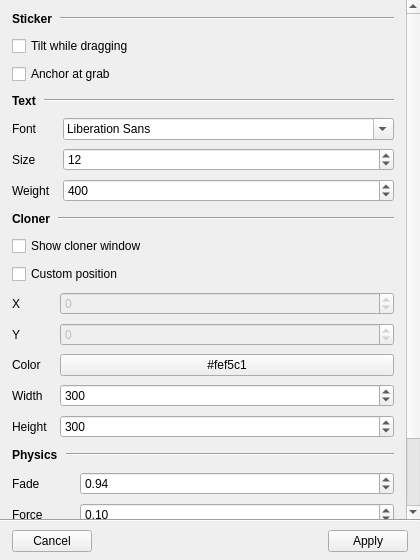
<?xml version="1.0" encoding="UTF-8"?>
<ui version="4.0">
 <class>ConfigWindow</class>
 <widget class="QMainWindow" name="ConfigWindow">
  <property name="geometry">
   <rect>
    <x>0</x>
    <y>0</y>
    <width>420</width>
    <height>560</height>
   </rect>
  </property>
  <property name="minimumSize">
   <size>
    <width>340</width>
    <height>320</height>
   </size>
  </property>
  <property name="windowTitle">
   <string>StickyNotes settings</string>
  </property>
  <widget class="QWidget" name="centralwidget">
   <layout class="QVBoxLayout" name="mainLayout">
    <property name="spacing">
     <number>0</number>
    </property>
    <property name="leftMargin">
     <number>0</number>
    </property>
    <property name="topMargin">
     <number>0</number>
    </property>
    <property name="rightMargin">
     <number>0</number>
    </property>
    <property name="bottomMargin">
     <number>0</number>
    </property>
    <item>
     <widget class="QScrollArea" name="scrollArea">
      <property name="frameShape">
       <enum>QFrame::NoFrame</enum>
      </property>
      <property name="widgetResizable">
       <bool>true</bool>
      </property>
      <widget class="QWidget" name="scrollAreaWidgetContents">
       <layout class="QVBoxLayout" name="scrollLayout">
        <property name="spacing">
         <number>10</number>
        </property>
        <property name="leftMargin">
         <number>12</number>
        </property>
        <property name="topMargin">
         <number>12</number>
        </property>
        <property name="rightMargin">
         <number>12</number>
        </property>
        <property name="bottomMargin">
         <number>12</number>
        </property>
        <item>
         <layout class="QHBoxLayout" name="stickerHeader">
          <property name="spacing">
           <number>8</number>
          </property>
          <item>
           <widget class="QLabel" name="stickerLabel">
            <property name="font">
             <font>
              <bold>true</bold>
             </font>
            </property>
            <property name="text">
             <string>Sticker</string>
            </property>
           </widget>
          </item>
          <item>
           <widget class="QFrame" name="stickerLine">
            <property name="sizePolicy">
             <sizepolicy hsizetype="Expanding" vsizetype="Fixed">
              <horstretch>1</horstretch>
              <verstretch>0</verstretch>
             </sizepolicy>
            </property>
            <property name="frameShape">
             <enum>QFrame::HLine</enum>
            </property>
            <property name="frameShadow">
             <enum>QFrame::Sunken</enum>
            </property>
           </widget>
          </item>
         </layout>
        </item>
        <item>
         <layout class="QFormLayout" name="stickerForm">
          <property name="horizontalSpacing">
           <number>12</number>
          </property>
          <property name="verticalSpacing">
           <number>8</number>
          </property>
          <item row="0" column="0" colspan="2">
           <widget class="QCheckBox" name="rotationCheck">
            <property name="toolTip">
             <string>Tilt the sticker while it is dragged.</string>
            </property>
            <property name="text">
             <string>Tilt while dragging</string>
            </property>
           </widget>
          </item>
          <item row="1" column="0" colspan="2">
           <widget class="QCheckBox" name="anchorCheck">
            <property name="toolTip">
             <string>Hinge the tilt at the grabbed point.</string>
            </property>
            <property name="text">
             <string>Anchor at grab</string>
            </property>
           </widget>
          </item>
         </layout>
        </item>
        <item>
         <layout class="QHBoxLayout" name="textHeader">
          <property name="spacing">
           <number>8</number>
          </property>
          <item>
           <widget class="QLabel" name="textLabel">
            <property name="font">
             <font>
              <bold>true</bold>
             </font>
            </property>
            <property name="text">
             <string>Text</string>
            </property>
           </widget>
          </item>
          <item>
           <widget class="QFrame" name="textLine">
            <property name="sizePolicy">
             <sizepolicy hsizetype="Expanding" vsizetype="Fixed">
              <horstretch>1</horstretch>
              <verstretch>0</verstretch>
             </sizepolicy>
            </property>
            <property name="frameShape">
             <enum>QFrame::HLine</enum>
            </property>
            <property name="frameShadow">
             <enum>QFrame::Sunken</enum>
            </property>
           </widget>
          </item>
         </layout>
        </item>
        <item>
         <layout class="QFormLayout" name="textForm">
          <property name="horizontalSpacing">
           <number>12</number>
          </property>
          <property name="verticalSpacing">
           <number>8</number>
          </property>
          <item row="0" column="0">
           <widget class="QLabel" name="familyLabel">
            <property name="text">
             <string>Font</string>
            </property>
           </widget>
          </item>
          <item row="0" column="1">
           <widget class="QFontComboBox" name="fontCombo">
            <property name="toolTip">
             <string>Empty family means the system font.</string>
            </property>
           </widget>
          </item>
          <item row="1" column="0">
           <widget class="QLabel" name="sizeLabel">
            <property name="text">
             <string>Size</string>
            </property>
           </widget>
          </item>
          <item row="1" column="1">
           <widget class="QSpinBox" name="sizeSpin">
            <property name="toolTip">
             <string>Font size in points.</string>
            </property>
            <property name="minimum">
             <number>1</number>
            </property>
            <property name="maximum">
             <number>200</number>
            </property>
            <property name="value">
             <number>12</number>
            </property>
           </widget>
          </item>
          <item row="2" column="0">
           <widget class="QLabel" name="weightLabel">
            <property name="text">
             <string>Weight</string>
            </property>
           </widget>
          </item>
          <item row="2" column="1">
           <widget class="QSpinBox" name="weightSpin">
            <property name="toolTip">
             <string>100..900, QFont::Weight.</string>
            </property>
            <property name="minimum">
             <number>100</number>
            </property>
            <property name="maximum">
             <number>900</number>
            </property>
            <property name="singleStep">
             <number>100</number>
            </property>
            <property name="value">
             <number>400</number>
            </property>
           </widget>
          </item>
         </layout>
        </item>
        <item>
         <layout class="QHBoxLayout" name="clonerHeader">
          <property name="spacing">
           <number>8</number>
          </property>
          <item>
           <widget class="QLabel" name="clonerLabel">
            <property name="font">
             <font>
              <bold>true</bold>
             </font>
            </property>
            <property name="text">
             <string>Cloner</string>
            </property>
           </widget>
          </item>
          <item>
           <widget class="QFrame" name="clonerLine">
            <property name="sizePolicy">
             <sizepolicy hsizetype="Expanding" vsizetype="Fixed">
              <horstretch>1</horstretch>
              <verstretch>0</verstretch>
             </sizepolicy>
            </property>
            <property name="frameShape">
             <enum>QFrame::HLine</enum>
            </property>
            <property name="frameShadow">
             <enum>QFrame::Sunken</enum>
            </property>
           </widget>
          </item>
         </layout>
        </item>
        <item>
         <layout class="QFormLayout" name="clonerForm">
          <property name="horizontalSpacing">
           <number>12</number>
          </property>
          <property name="verticalSpacing">
           <number>8</number>
          </property>
          <item row="0" column="0" colspan="2">
           <widget class="QCheckBox" name="enabledCheck">
            <property name="toolTip">
             <string>Without the cloner a sticker is created by double clicking the tray icon.</string>
            </property>
            <property name="text">
             <string>Show cloner window</string>
            </property>
           </widget>
          </item>
          <item row="1" column="0" colspan="2">
           <widget class="QCheckBox" name="customPositionCheck">
            <property name="toolTip">
             <string>Remember the cloner position instead of the bottom right corner of the primary screen.</string>
            </property>
            <property name="text">
             <string>Custom position</string>
            </property>
           </widget>
          </item>
          <item row="2" column="0">
           <widget class="QLabel" name="xLabel">
            <property name="text">
             <string>X</string>
            </property>
           </widget>
          </item>
          <item row="2" column="1">
           <widget class="QSpinBox" name="xSpin">
            <property name="enabled">
             <bool>false</bool>
            </property>
            <property name="minimum">
             <number>-10000</number>
            </property>
            <property name="maximum">
             <number>10000</number>
            </property>
           </widget>
          </item>
          <item row="3" column="0">
           <widget class="QLabel" name="yLabel">
            <property name="text">
             <string>Y</string>
            </property>
           </widget>
          </item>
          <item row="3" column="1">
           <widget class="QSpinBox" name="ySpin">
            <property name="enabled">
             <bool>false</bool>
            </property>
            <property name="minimum">
             <number>-10000</number>
            </property>
            <property name="maximum">
             <number>10000</number>
            </property>
           </widget>
          </item>
          <item row="4" column="0">
           <widget class="QLabel" name="colorLabel">
            <property name="text">
             <string>Color</string>
            </property>
           </widget>
          </item>
          <item row="4" column="1">
           <widget class="QPushButton" name="colorButton">
            <property name="toolTip">
             <string>Background color of a new sticker and of the cloner.</string>
            </property>
            <property name="text">
             <string>#fef5c1</string>
            </property>
           </widget>
          </item>
          <item row="5" column="0">
           <widget class="QLabel" name="widthLabel">
            <property name="text">
             <string>Width</string>
            </property>
           </widget>
          </item>
          <item row="5" column="1">
           <widget class="QSpinBox" name="widthSpin">
            <property name="toolTip">
             <string>Reserved for the future resize feature.</string>
            </property>
            <property name="minimum">
             <number>1</number>
            </property>
            <property name="maximum">
             <number>10000</number>
            </property>
            <property name="value">
             <number>300</number>
            </property>
           </widget>
          </item>
          <item row="6" column="0">
           <widget class="QLabel" name="heightLabel">
            <property name="text">
             <string>Height</string>
            </property>
           </widget>
          </item>
          <item row="6" column="1">
           <widget class="QSpinBox" name="heightSpin">
            <property name="toolTip">
             <string>Reserved for the future resize feature.</string>
            </property>
            <property name="minimum">
             <number>1</number>
            </property>
            <property name="maximum">
             <number>10000</number>
            </property>
            <property name="value">
             <number>300</number>
            </property>
           </widget>
          </item>
         </layout>
        </item>
        <item>
         <layout class="QHBoxLayout" name="physicsHeader">
          <property name="spacing">
           <number>8</number>
          </property>
          <item>
           <widget class="QLabel" name="physicsLabel">
            <property name="font">
             <font>
              <bold>true</bold>
             </font>
            </property>
            <property name="text">
             <string>Physics</string>
            </property>
           </widget>
          </item>
          <item>
           <widget class="QFrame" name="physicsLine">
            <property name="sizePolicy">
             <sizepolicy hsizetype="Expanding" vsizetype="Fixed">
              <horstretch>1</horstretch>
              <verstretch>0</verstretch>
             </sizepolicy>
            </property>
            <property name="frameShape">
             <enum>QFrame::HLine</enum>
            </property>
            <property name="frameShadow">
             <enum>QFrame::Sunken</enum>
            </property>
           </widget>
          </item>
         </layout>
        </item>
        <item>
         <layout class="QFormLayout" name="physicsForm">
          <property name="horizontalSpacing">
           <number>12</number>
          </property>
          <property name="verticalSpacing">
           <number>8</number>
          </property>
          <item row="0" column="0">
           <widget class="QLabel" name="fadeLabel">
            <property name="text">
             <string>Fade</string>
            </property>
           </widget>
          </item>
          <item row="0" column="1">
           <widget class="QDoubleSpinBox" name="fadeSpin">
            <property name="toolTip">
             <string>How fast the tilt decays, 0..1.</string>
            </property>
            <property name="decimals">
             <number>2</number>
            </property>
            <property name="minimum">
             <double>0.000000000000000</double>
            </property>
            <property name="maximum">
             <double>1.000000000000000</double>
            </property>
            <property name="singleStep">
             <double>0.010000000000000</double>
            </property>
            <property name="value">
             <double>0.940000000000000</double>
            </property>
           </widget>
          </item>
          <item row="1" column="0">
           <widget class="QLabel" name="forceLabel">
            <property name="text">
             <string>Force</string>
            </property>
           </widget>
          </item>
          <item row="1" column="1">
           <widget class="QDoubleSpinBox" name="forceSpin">
            <property name="toolTip">
             <string>Tilt strength of horizontal mouse movement.</string>
            </property>
            <property name="decimals">
             <number>2</number>
            </property>
            <property name="minimum">
             <double>0.000000000000000</double>
            </property>
            <property name="maximum">
             <double>10.000000000000000</double>
            </property>
            <property name="singleStep">
             <double>0.050000000000000</double>
            </property>
            <property name="value">
             <double>0.100000000000000</double>
            </property>
           </widget>
          </item>
          <item row="2" column="0">
           <widget class="QLabel" name="maxAngleLabel">
            <property name="text">
             <string>Max angle</string>
            </property>
           </widget>
          </item>
          <item row="2" column="1">
           <widget class="QDoubleSpinBox" name="maxAngleSpin">
            <property name="toolTip">
             <string>Tilt limit in degrees.</string>
            </property>
            <property name="decimals">
             <number>1</number>
            </property>
            <property name="minimum">
             <double>0.000000000000000</double>
            </property>
            <property name="maximum">
             <double>180.000000000000000</double>
            </property>
            <property name="singleStep">
             <double>1.000000000000000</double>
            </property>
            <property name="value">
             <double>30.000000000000000</double>
            </property>
           </widget>
          </item>
         </layout>
        </item>
        <item>
         <layout class="QHBoxLayout" name="extraLayout">
          <item>
           <widget class="QPushButton" name="resetButton">
            <property name="text">
             <string>Reset to Defaults</string>
            </property>
           </widget>
          </item>
          <item>
           <spacer name="extraSpacer">
            <property name="orientation">
             <enum>Qt::Horizontal</enum>
            </property>
            <property name="sizeHint" stdset="0">
             <size>
              <width>40</width>
              <height>20</height>
             </size>
            </property>
           </spacer>
          </item>
          <item>
           <widget class="QPushButton" name="openFileButton">
            <property name="text">
             <string>Open File Config</string>
            </property>
           </widget>
          </item>
         </layout>
        </item>
        <item>
         <spacer name="verticalSpacer">
          <property name="orientation">
           <enum>Qt::Vertical</enum>
          </property>
          <property name="sizeType">
           <enum>QSizePolicy::Expanding</enum>
          </property>
          <property name="sizeHint" stdset="0">
           <size>
            <width>20</width>
            <height>20</height>
           </size>
          </property>
         </spacer>
        </item>
       </layout>
      </widget>
     </widget>
    </item>
    <item>
     <widget class="QFrame" name="bottomLine">
      <property name="frameShape">
       <enum>QFrame::HLine</enum>
      </property>
      <property name="frameShadow">
       <enum>QFrame::Sunken</enum>
      </property>
     </widget>
    </item>
    <item>
     <layout class="QHBoxLayout" name="bottomLayout">
      <property name="spacing">
       <number>8</number>
      </property>
      <property name="leftMargin">
       <number>12</number>
      </property>
      <property name="topMargin">
       <number>8</number>
      </property>
      <property name="rightMargin">
       <number>12</number>
      </property>
      <property name="bottomMargin">
       <number>8</number>
      </property>
      <item>
       <widget class="QPushButton" name="cancelButton">
        <property name="text">
         <string>Cancel</string>
        </property>
       </widget>
      </item>
      <item>
       <spacer name="bottomSpacer">
        <property name="orientation">
         <enum>Qt::Horizontal</enum>
        </property>
        <property name="sizeHint" stdset="0">
         <size>
          <width>40</width>
          <height>20</height>
         </size>
        </property>
       </spacer>
      </item>
      <item>
       <widget class="QPushButton" name="applyButton">
        <property name="text">
         <string>Apply</string>
        </property>
       </widget>
      </item>
     </layout>
    </item>
   </layout>
  </widget>
 </widget>
 <resources/>
 <connections/>
</ui>
